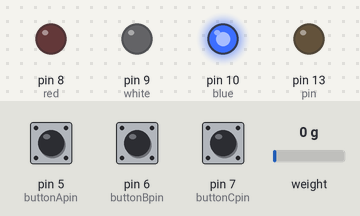
Recording of a sketch running on a simulated Arduino Uno, built with avr-gcc and run on an emulated ATmega328P. Shown: output pins drawn as LEDs (lit = HIGH). Dashed ring = blinking. The inputs (shaded band) are chosen by the test bench; at power-on: pin 7 (buttonCpin) HIGH, pin 5 (buttonApin) HIGH, pin 6 (buttonBpin) HIGH, weight on the scale 0 g. What the sketch prints to the serial monitor is not drawn.

Above: at 2.2 s.
2.3 s: pin 7 (buttonCpin) pulled LOW for 1 s
At 2.45 s:
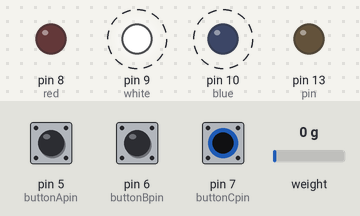
12.5 s: pin 7 (buttonCpin) pulled LOW for 0.15 s
At 13.7 s:
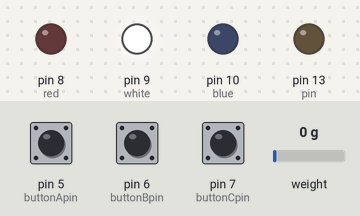
15.6 s: pin 7 (buttonCpin) pulled LOW for 3.2 s
At 19.9 s:
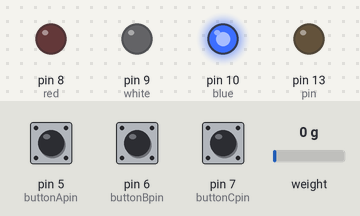
Timing chart, 0 to 21.4 s (numbered marks = the images above; inputs shaded):
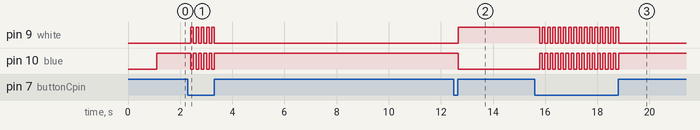

Measured:
- after the input at 2.3 s, pin 9 (white): alternates HIGH for 0.10 s and LOW for 0.10 s, 10 changes in all, then stays LOW, starting after 0.11 s; pin 10 (blue): alternates HIGH for 0.10 s and LOW for 0.10 s, 10 changes in all, then stays HIGH, starting after 0.11 s
- after the input at 12.5 s, pin 9 (white): LOW → HIGH after 0.17 s; pin 10 (blue): HIGH → LOW after 0.17 s
- after the input at 15.6 s, pin 9 (white): alternates HIGH for 0.10 s and LOW for 0.10 s, 31 changes in all, then stays LOW, starting after 0.19 s; pin 10 (blue): alternates HIGH for 0.10 s and LOW for 0.10 s, 31 changes in all, then stays HIGH, starting after 0.19 s

The sketch:

washingmachine.ino
```cpp
#include "HX711.h" //HX711로드셀 엠프 관련함수 호출
#include <Wire.h>
#include "Timer.h"
#define calibration_factor -7050.0 // 로드셀 스케일 값 선언
#define DOUT  A1 //엠프 데이터 아웃 핀 넘버 선언
#define CLK  A0  //엠프 클락 핀 넘버
HX711 scale(DOUT, CLK); //엠프 핀 선언
int buttonApin = 5; //세탁기1 버튼1
int buttonBpin = 6; //세탁기1 버튼2
int buttonCpin = 7; //세탁기1 버튼3
int red = 8;  //빨간색 LED
int white = 9; //하얀색 LED
int blue = 10; //파란색 LED

int state = 1; //세탁기1 상태 0..고장 1..사용가능 2..사용중
int rg = 0; //세탁기1 예약 0..예약안됨 1..예약 중
Timer t;
int pin = 13; //타이머 설정 핀
int lefttime = 1;  //세탁기1 남은빨래시간 가정
int mode = 0; //세탁기 빨래 모드 0..저 1..중 2..고(가정)

void setup() {
  Serial.begin(9600);  // 시리얼 통신 개방
  Serial.println("HX711 scale TEST");
  scale.set_scale(calibration_factor);  //스케일 지정
  scale.tare();  //스케일 설정
  Serial.println("Readings:");
  pinMode(buttonApin, INPUT_PULLUP);
  pinMode(buttonBpin, INPUT_PULLUP);
  pinMode(buttonCpin, INPUT_PULLUP);
  pinMode(pin,OUTPUT);
  pinMode(red,OUTPUT);
  pinMode(white,OUTPUT);
  pinMode(blue,OUTPUT);
}

void loop() {
  Serial.print("Reading: ");
  Serial.print(scale.get_units(), 1);  //무제 출력
  Serial.print(" lbs"); //단위
  Serial.println();
  t.update();
  if(state == 0){
    digitalWrite(red,HIGH);
    digitalWrite(white,LOW);
    digitalWrite(blue,LOW);
  }
   if(state == 1){
    digitalWrite(red,LOW);
    digitalWrite(white,LOW);
    digitalWrite(blue,HIGH);
  }
   if(state == 2){
    digitalWrite(red,LOW);
    digitalWrite(white,HIGH);
    digitalWrite(blue,LOW);
  }

   if (digitalRead(buttonApin) == LOW)
    {
      if(mode == 0){
        Serial.println("세탁모드 저");
      }
     else{
       mode--;//세탁모드 내림
       if(mode == 0){
          Serial.println("세탁모드 저");
        }
         if(mode == 1){
          Serial.println("세탁모드 중");
        }
        if(mode == 2){
         Serial.println("세탁모드 고");
        }
      }
   }
   if (digitalRead(buttonBpin) == LOW)
    {
     if(mode == 2){
      Serial.println("세탁모드 고");
     }
     else{
        mode++;//세탁모드 올림
         if(mode == 0){
         Serial.println("세탁모드 저");
         }
         if(mode == 1){
         Serial.println("세탁모드 중");
         }
         if(mode == 2){
          Serial.println("세탁모드 고");
         }
      }
   }
    if(digitalRead(buttonCpin) == LOW)
   {
     if(state == 0){
        Serial.println("세탁기 고장");
     }
    if(state == 1){
      state = 2; //사용 시작
      if(state == 2){
       Serial.println("세탁기1 사용 시작");
      }

    }
    else if(state == 2){
      state = 1; //사용 종료
      if(state == 1){
       Serial.println("세탁기1 사용 종료");
      }
    }
  }

}
```
